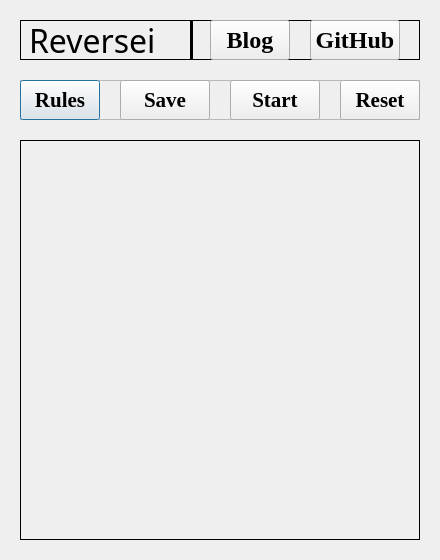
<?xml version="1.0" encoding="UTF-8"?>
<ui version="4.0">
 <class>Dialog</class>
 <widget class="QDialog" name="Dialog">
  <property name="geometry">
   <rect>
    <x>0</x>
    <y>0</y>
    <width>440</width>
    <height>560</height>
   </rect>
  </property>
  <property name="windowTitle">
   <string>Dialog</string>
  </property>
  <widget class="QFrame" name="frame">
   <property name="geometry">
    <rect>
     <x>20</x>
     <y>140</y>
     <width>400</width>
     <height>400</height>
    </rect>
   </property>
   <property name="frameShape">
    <enum>QFrame::Box</enum>
   </property>
   <property name="frameShadow">
    <enum>QFrame::Plain</enum>
   </property>
  </widget>
  <widget class="QLabel" name="label">
   <property name="geometry">
    <rect>
     <x>20</x>
     <y>20</y>
     <width>400</width>
     <height>40</height>
    </rect>
   </property>
   <property name="font">
    <font>
     <family>Cooper Black</family>
     <pointsize>24</pointsize>
    </font>
   </property>
   <property name="frameShape">
    <enum>QFrame::Box</enum>
   </property>
   <property name="text">
    <string>Reversei</string>
   </property>
  </widget>
  <widget class="QFrame" name="frame_2">
   <property name="geometry">
    <rect>
     <x>20</x>
     <y>80</y>
     <width>400</width>
     <height>40</height>
    </rect>
   </property>
   <property name="font">
    <font>
     <family>Times New Roman</family>
     <pointsize>16</pointsize>
     <weight>75</weight>
     <bold>true</bold>
    </font>
   </property>
   <property name="frameShape">
    <enum>QFrame::StyledPanel</enum>
   </property>
   <property name="frameShadow">
    <enum>QFrame::Raised</enum>
   </property>
   <widget class="QPushButton" name="pushButton">
    <property name="geometry">
     <rect>
      <x>0</x>
      <y>0</y>
      <width>80</width>
      <height>40</height>
     </rect>
    </property>
    <property name="text">
     <string>Rules</string>
    </property>
   </widget>
   <widget class="QPushButton" name="pushButton_2">
    <property name="geometry">
     <rect>
      <x>100</x>
      <y>0</y>
      <width>90</width>
      <height>40</height>
     </rect>
    </property>
    <property name="text">
     <string>Save</string>
    </property>
   </widget>
   <widget class="QPushButton" name="pushButton_3">
    <property name="geometry">
     <rect>
      <x>210</x>
      <y>0</y>
      <width>90</width>
      <height>40</height>
     </rect>
    </property>
    <property name="text">
     <string>Start</string>
    </property>
   </widget>
   <widget class="QPushButton" name="pushButton_4">
    <property name="geometry">
     <rect>
      <x>320</x>
      <y>0</y>
      <width>80</width>
      <height>40</height>
     </rect>
    </property>
    <property name="text">
     <string>Reset</string>
    </property>
   </widget>
  </widget>
  <widget class="Line" name="line">
   <property name="geometry">
    <rect>
     <x>190</x>
     <y>20</y>
     <width>3</width>
     <height>40</height>
    </rect>
   </property>
   <property name="frameShadow">
    <enum>QFrame::Plain</enum>
   </property>
   <property name="lineWidth">
    <number>10</number>
   </property>
   <property name="orientation">
    <enum>Qt::Vertical</enum>
   </property>
  </widget>
  <widget class="QPushButton" name="pushButton_5">
   <property name="geometry">
    <rect>
     <x>210</x>
     <y>20</y>
     <width>80</width>
     <height>40</height>
    </rect>
   </property>
   <property name="font">
    <font>
     <family>Times New Roman</family>
     <pointsize>18</pointsize>
     <weight>75</weight>
     <bold>true</bold>
    </font>
   </property>
   <property name="text">
    <string>Blog</string>
   </property>
  </widget>
  <widget class="QPushButton" name="pushButton_6">
   <property name="geometry">
    <rect>
     <x>310</x>
     <y>20</y>
     <width>90</width>
     <height>40</height>
    </rect>
   </property>
   <property name="font">
    <font>
     <family>Times New Roman</family>
     <pointsize>18</pointsize>
     <weight>75</weight>
     <bold>true</bold>
    </font>
   </property>
   <property name="text">
    <string>GitHub</string>
   </property>
  </widget>
 </widget>
 <resources/>
 <connections/>
</ui>
